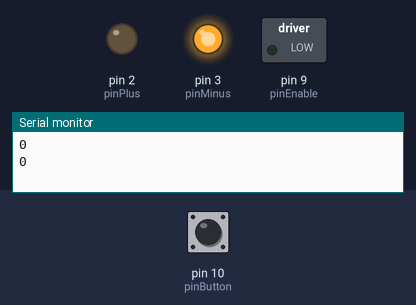
A sketch run on a simulated Arduino Uno, built with avr-gcc and run on an emulated ATmega328P. On the bench: switched loads named in the sketch (green lamp = pin HIGH), output pins drawn as LEDs (lit = HIGH), the last lines printed to the serial monitor. The test bench sets the inputs (shaded band); at power-on: pin 10 (pinButton) LOW.

Above: at 18.0 s.
18.1 s: pin 10 (pinButton) pulled HIGH for 3 s
At 20.4 s:
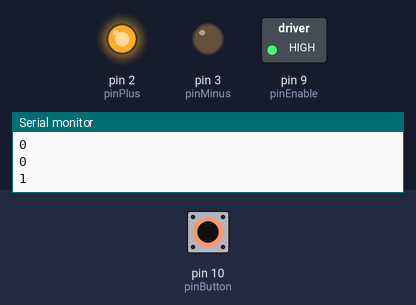
At 25.4 s:
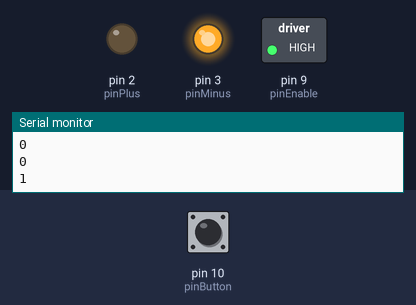
Timing chart, 0 to 36.5 s (numbered marks = the images above; inputs shaded):
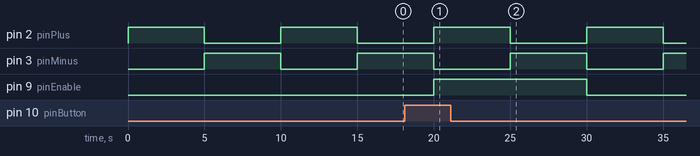

Measured:
- after the input at 18.1 s, pin 9 (pinEnable): LOW → HIGH after 1.9 s, → LOW 10.0 s later
- by itself, pin 2 (pinPlus), pin 3 (pinMinus): alternates HIGH for 5.0 s and LOW for 5.0 s

The sketch:

HBridge.ino
```cpp
//H-Bridge pin 3 - Motor Plus
//H-Bridge pin 6 - Motor minus


int pinPlus   = 2;  // H-Bridge pin 7
int pinMinus  = 3;   // H-Bridge pin 2
int pinEnable = 9;  // H-Bridge pin 1
int pinButton = 10;


void setup(){
  Serial.begin(115200);
  pinMode(pinEnable,OUTPUT);
  pinMode(pinPlus,OUTPUT);
  pinMode(pinMinus,OUTPUT);
  pinMode(pinButton,INPUT);
  digitalWrite(pinEnable,HIGH);
  digitalWrite(pinPlus,HIGH);
  digitalWrite(pinMinus,LOW);
}

void loop(){
  int bStatus = digitalRead(pinButton);
  Serial.println(bStatus);
  if (bStatus) digitalWrite(pinEnable,HIGH);
  if (!bStatus) digitalWrite(pinEnable,LOW);
  delay(5000);
  digitalWrite(pinPlus,LOW);
  digitalWrite(pinMinus,HIGH);
  delay(5000);
  digitalWrite(pinMinus,LOW);
  digitalWrite(pinPlus,HIGH);
}
```
